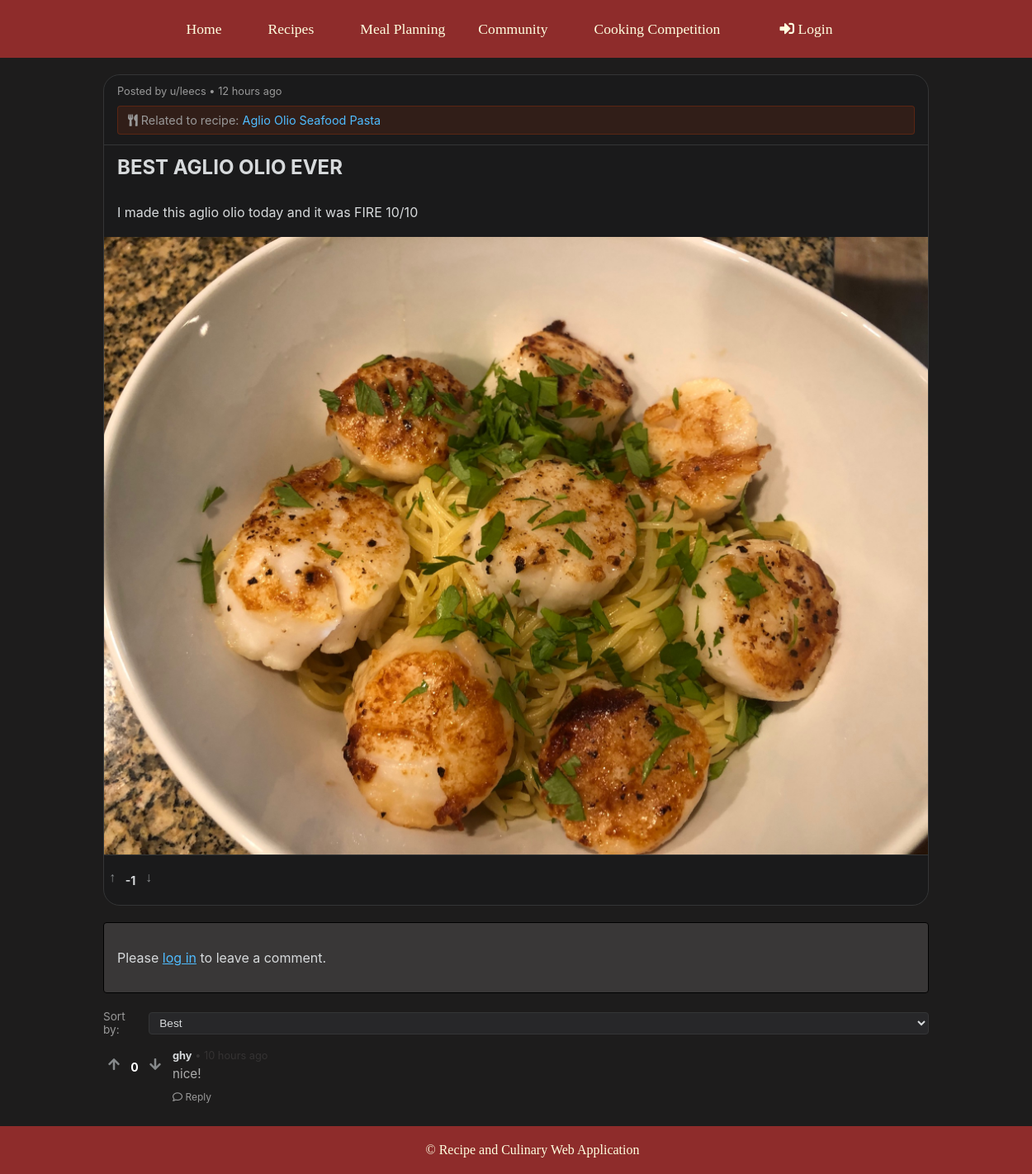
/community/discussions/view.php?id=7, run on the app's committed database.
### tables this page shows
CREATE TABLE `discussions` (
  `discussion_id` int(11) NOT NULL,
  `user_id` int(11) NOT NULL,
  `recipe_id` int(11) DEFAULT NULL,
  `title` varchar(255) NOT NULL,
  `content` text NOT NULL,
  `media_path` varchar(255) DEFAULT NULL,
  `created_at` datetime NOT NULL DEFAULT current_timestamp(),
  `updated_at` datetime NOT NULL DEFAULT current_timestamp()
);

CREATE TABLE `users` (
  `user_id` int(11) NOT NULL,
  `username` varchar(50) NOT NULL,
  `email` varchar(100) NOT NULL,
  `password` varchar(255) NOT NULL,
  `role` varchar(255) NOT NULL DEFAULT 'user',
  `profile_image` varchar(255) DEFAULT NULL,
  `bio` text DEFAULT NULL,
  `created_at` timestamp NOT NULL DEFAULT current_timestamp()
);

CREATE TABLE `recipes` (
  `recipe_id` int(11) NOT NULL,
  `user_id` int(11) DEFAULT NULL,
  `title` varchar(255) NOT NULL,
  `ingredients` text NOT NULL,
  `instructions` text NOT NULL,
  `cuisine_type` varchar(100) DEFAULT NULL,
  `image_path` varchar(255) DEFAULT NULL
);

CREATE TABLE `comments` (
  `comment_id` int(11) NOT NULL,
  `user_id` int(11) NOT NULL,
  `discussion_id` int(11) NOT NULL,
  `parent_comment_id` int(11) DEFAULT NULL,
  `content` text NOT NULL,
  `created_at` datetime NOT NULL DEFAULT current_timestamp(),
  `updated_at` datetime NOT NULL DEFAULT current_timestamp()
);

### community/discussions/view.php (the view, shortened to what this page needs)
<?php
require_once __DIR__ . '/../../database.php';
$logged_in = isset($_SESSION['user_id']) && !empty($_SESSION['user_id']);
$current_user_id = $logged_in ? $_SESSION['user_id'] : null;
$discussion_id = (int)$_GET['id'];
$stmt = $conn->prepare("SELECT d.*,
                        u.username,
                        r.title AS recipe_title,
                        d.media_path,
                        UNIX_TIMESTAMP(d.created_at) as created_timestamp,
                        (SELECT COUNT(*) FROM comments WHERE discussion_id = d.discussion_id) as comment_count,
                        COALESCE(SUM(dv.vote_value), 0) AS votes,
                        (SELECT vote_value FROM discussions_vote
                        WHERE user_id = ? AND discussion_id = d.discussion_id) AS user_vote
                       FROM discussions d
                       LEFT JOIN users u ON d.user_id = u.user_id
                       LEFT JOIN recipes r ON d.recipe_id = r.recipe_id
                       LEFT JOIN discussions_vote dv ON d.discussion_id = dv.discussion_id
                       WHERE d.discussion_id = ?
                       GROUP BY d.discussion_id");
$stmt->bind_param("ii", $user_id_param, $discussion_id);
$stmt->execute();
$result = $stmt->get_result();
$discussion = $result->fetch_assoc();
function getComments($parentId = null)
{
    global $conn, $discussion_id, $current_user_id;
    $user_id_param = $current_user_id ?? 0;
    $sql = "SELECT c.*,
            UNIX_TIMESTAMP(c.created_at) as created_timestamp,
            u.username,
            COALESCE(SUM(v.vote_value), 0) AS votes,
            (SELECT vote_value FROM comments_vote
            WHERE user_id = ? AND comment_id = c.comment_id) AS user_vote
            FROM comments c
            LEFT JOIN users u ON c.user_id = u.user_id
            LEFT JOIN comments_vote v ON c.comment_id = v.comment_id
            WHERE c.discussion_id = ? AND c.parent_comment_id " .
        ($parentId ? "= ?" : "IS NULL") . "
            GROUP BY c.comment_id
            ORDER BY votes DESC, c.created_at DESC";
    $stmt = $conn->prepare($sql);
    if ($parentId) {
        $params = [$user_id_param, $discussion_id, $parentId];
        $stmt->bind_param("iii", ...$params);
    } else {
        $params = [$user_id_param, $discussion_id];
        $stmt->bind_param("ii", ...$params);
    }
    if (!$stmt->execute()) {
        die("Error fetching comments: " . $conn->error);
    }
    $result = $stmt->get_result();
    $comments = [];
    while ($row = $result->fetch_assoc()) {
        $row['replies'] = getComments($row['comment_id']);
        $comments[] = $row;
    }
    return $comments;
}
$comments = getComments();
function timeElapsed($timestamp)
{
    $seconds = time() - $timestamp;
    $intervals = [
        31536000 => 'year',
        2592000 => 'month',
        604800 => 'week',
        86400 => 'day',
        3600 => 'hour',
        60 => 'minute',
        1 => 'second'
    ];
    foreach ($intervals as $seconds_in_interval => $interval) {
        $count = floor($seconds / $seconds_in_interval);
        if ($count >= 1) {
            return $count == 1 ? "1 {$interval} ago" : "{$count} {$interval}s ago";
        }
    }
    return "just now";
}
include __DIR__ . '/../../header.php';
?>
<link rel="stylesheet" href="/recipe%20culinary/styles.css">
<link rel="stylesheet" href="https://cdnjs.cloudflare.com/ajax/libs/font-awesome/5.15.4/css/all.min.css">
<body class="view-page">
    <div class="rd-container">
        <div class="rd-discussion-card">
            <div class="rd-discussion-header">
                Posted by u/<?= htmlspecialchars($discussion['username'] ?? 'Unknown') ?> • <?= timeElapsed($discussion['created_timestamp']) ?>
                <?php if ($discussion['recipe_title'] ?? null): ?>
                    <div class="rd-related-recipe">
                        <i class="fas fa-utensils"></i> Related to recipe:
                        <a href="<?= $base_path ?>/recipes/recipe_detail.php?recipe_id=<?= $discussion['recipe_id'] ?>">
                            <?= htmlspecialchars($discussion['recipe_title']) ?>
                        </a>
                    </div>
                <?php endif; ?>
            </div>
            <div class="rd-discussion-title">
                <?= htmlspecialchars($discussion['title'] ?? 'Untitled Discussion') ?>
            </div>
            <div class="rd-discussion-content">
                <?= nl2br(htmlspecialchars($discussion['content'] ?? 'No content available')) ?>
            </div>
            <?php if (!empty($discussion['media_path'])): ?>
                <div class="rd-discussion-media">
                    <?php
                    $media_extension = pathinfo($discussion['media_path'], PATHINFO_EXTENSION);
                    $media_url = $base_path . '/' . $discussion['media_path'];
                    ?>
                    <?php if (in_array(strtolower($media_extension), ['jpg', 'jpeg', 'png', 'gif'])): ?>
                        <img src="<?= $media_url ?>" alt="Discussion media" class="rd-media-image">
                    <?php elseif (in_array(strtolower($media_extension), ['mp4', 'webm', 'ogg'])): ?>
                        <video controls class="rd-media-video">
                            <source src="<?= $media_url ?>" type="video/<?= $media_extension ?>">
                        </video>
                    <?php endif; ?>
                </div>
            <?php endif; ?>
            <div class="rd-discussion-footer">
                <div class="rd-vote-controls">
                    <form class="vote-form" method="POST" data-discussion-id="<?= $discussion_id ?>">
                        <button type="submit" class="rd-upvote <?= ($discussion['user_vote'] ?? 0) === 1 ? 'active' : '' ?>">↑</button>
                    </form>
                    <div class="rd-vote-count"><?= $discussion['votes'] ?? 0 ?></div>
                    <form class="vote-form" method="POST" data-discussion-id="<?= $discussion_id ?>">
                        <button type="submit" class="rd-downvote <?= ($discussion['user_vote'] ?? 0) === -1 ? 'active' : '' ?>">↓</button>
                    </form>
                </div>
            </div>
        </div>
        <div class="rd-comment-container" id="comments">
            <?php if ($logged_in): ?>
                <div class="rd-comment-form">
                    <form action="<?= $base_path ?>/community/comments/create.php" method="post">
                        <?= csrf_field() ?>
                        <input type="hidden" name="discussion_id" value="<?= $discussion_id ?>">
                        <textarea name="content"><?= htmlspecialchars($_SESSION['form_data']['content'] ?? '') ?></textarea>
                        <button type="submit">Comment</button>
                    </form>
                </div>
            <?php else: ?>
                <div class="rd-comment-form">
                    <p style="color: #d7dadc;">Please <a href="/recipe%20culinary/login.php" style="color: #4fbcff;">log in</a> to leave a comment.</p>
                </div>
            <?php endif; ?>
            <div class="rd-sort-options">
                <span>Sort by:</span>
                <select id="rd-comment-sort">
                    <option value="best">Best</option>
                </select>
            </div>
            <?php
            function renderComments($comments, $depth = 0)
            {
                foreach ($comments as $comment):
            ?>
                    <div class="rd-comment">
                        <div class="rd-vote-controls">
                            <form class="vote-form" method="POST" data-comment-id="<?= $comment['comment_id'] ?>">
                                <button type="submit" class="rd-upvote <?= ($comment['user_vote'] ?? 0) === 1 ? 'active' : '' ?>">
                                    <i class="fas fa-arrow-up"></i>
                                </button>
                            </form>
                            <div class="rd-vote-count"><?= $comment['votes'] ?></div>
                            <form class="vote-form" method="POST" data-comment-id="<?= $comment['comment_id'] ?>">
                                <button type="submit" class="rd-downvote <?= ($comment['user_vote'] ?? 0) === -1 ? 'active' : '' ?>">
                                    <i class="fas fa-arrow-down"></i>
                                </button>
                            </form>
                        </div>
                        <div class="rd-comment-body">
                            <div class="rd-comment-header">
                                <span class="rd-comment-author"><?= htmlspecialchars($comment['username'] ?? 'Anonymous') ?></span> •
                                <span class="rd-comment-time"><?= timeElapsed($comment['created_timestamp']) ?></span>
                            </div>
                            <div class="rd-comment-text">
                                <?= nl2br(htmlspecialchars($comment['content'] ?? '[Comment deleted]')) ?>
                            </div>
                            <div class="rd-comment-actions">
                                <a href="#reply" onclick="showReplyForm(<?= $comment['comment_id'] ?>)"><i class="far fa-comment"></i> Reply</a>
                            </div>
                        </div>
                    </div>
            <?php
                endforeach;
            }
            if (!empty($comments)) {
                renderComments($comments);
            } else {
                echo '<p class="rd-no-comments">No comments yet. Be the first to share your thoughts!</p>';
            }
            ?>
        </div>
    </div>
    <?php include __DIR__ . '/../../footer.php'; ?>
</body>

### styles.css (style rules this page uses)
html, body { height: 100%; margin: 0; padding: 0; font-family: 'Times New Roman', Times, serif; background-position: center; background-repeat: no-repeat; }
form { display: grid; grid-template-columns: 1fr 1fr; grid-gap: 20px; }
input[type="text"], textarea, select, input[type="file"] { width: 100%; padding: 10px; border: none; border-radius: 8px; background-color: lightyellow; color: #4B1E0C; font-size: 14px; }
button { background-color: #8E2C2B; color: lightyellow; border: none; padding: 15px; font-size: 16px; border-radius: 10px; cursor: pointer; grid-column: 1 / span 2; margin-top: 10px; font-family: 'Times New Roman', Times, serif; }
body.view-page { background-color: #1d1c1c; color: #ffffff; min-height: 100vh; margin: 0; }
.rd-container { max-width: 1200px; margin: 0 auto; padding: 20px; font-family: -apple-system, BlinkMacSystemFont, 'Segoe UI', Roboto, Oxygen, Ubuntu, Cantarell, sans-serif; }
.rd-discussion-card { background-color: #1a1a1b; border-radius: 20px; border: 1px solid #343536; margin-bottom: 20px; overflow: hidden; color: #d7dadc; }
.rd-discussion-header { padding: 12px 16px; border-bottom: 1px solid #343536; font-size: 0.8rem; color: #999; }
.rd-discussion-title { padding: 12px 16px; font-size: 1.5rem; font-weight: bold; color: #d7dadc; }
.rd-discussion-content { padding: 16px; font-size: 1rem; line-height: 1.6; color: #d7dadc; }
.rd-discussion-footer { padding: 8px 16px; display: flex; align-items: center; border-top: 1px solid #343536; font-size: 0.9rem; }
.rd-comment-container { margin-top: 20px; }
.rd-comment-form { background-color: #393737; border: 1px solid #000000; border-radius: 4px; padding: 16px; margin-bottom: 20px; }
.rd-comment { display: flex; margin-bottom: 8px; align-items: flex-start; }
.rd-comment-body { flex: 1; }
.rd-comment-header { font-size: 0.8rem; margin-bottom: 4px; color: #353333; }
.rd-comment-author { font-weight: bold; color: #d7dadc; }
.rd-comment-text { font-size: 0.95rem; line-height: 1.5; margin-bottom: 8px; color: #adadad; }
.rd-comment-actions { font-size: 0.75rem; }
.rd-comment-actions a { color: #999; text-decoration: none; margin-right: 12px; }
.rd-related-recipe { background-color: rgba(255, 69, 0, 0.1); border: 1px solid rgba(255, 69, 0, 0.2); border-radius: 4px; padding: 8px 12px; margin-top: 10px; font-size: 0.9rem; }
.rd-related-recipe a { color: #4fbcff; text-decoration: none; }
.rd-sort-options { display: flex; align-items: center; margin-bottom: 16px; }
.rd-sort-options span { margin-right: 8px; font-size: 0.85rem; color: #999; }
.rd-sort-options select { background-color: #272729; color: #d7dadc; border: 1px solid #343536; border-radius: 4px; padding: 4px 8px; font-size: 0.85rem; }
.rd-container { max-width: 1000px; margin: 0 auto; padding: 20px; }
.rd-discussion-media img, .rd-discussion-content img { max-width: 100%; height: auto; object-fit: contain; display: block; margin: 0 auto; }
.rd-vote-controls { display: flex; align-items: center; margin-right: 8px; font-size: 16px; }
.rd-upvote, .rd-downvote { background: transparent; border: none; cursor: pointer; padding: 0 6px; color: #878A8C; font-size: 16px; display: flex; align-items: center; }
.rd-vote-count { font-weight: bold; margin: 0 4px; font-size: 14px; min-width: 16px; text-align: center; }
.rd-discussion-footer { display: flex; align-items: center; padding: 8px 0; }

### data on the page
discussions: user.username "leecs", recipe.title "Aglio Olio Seafood Pasta", title "BEST AGLIO OLIO EVER", content "I made this aglio olio today and it was FIRE 10/10", media_path (picture)
comments: votes "0", user.username "ghy", created_timestamp "10 hours ago", content "nice!"

### other printed values
timeElapsed($discussion['created_timestamp']) "12 hours ago"
$discussion['votes'] "-1"
